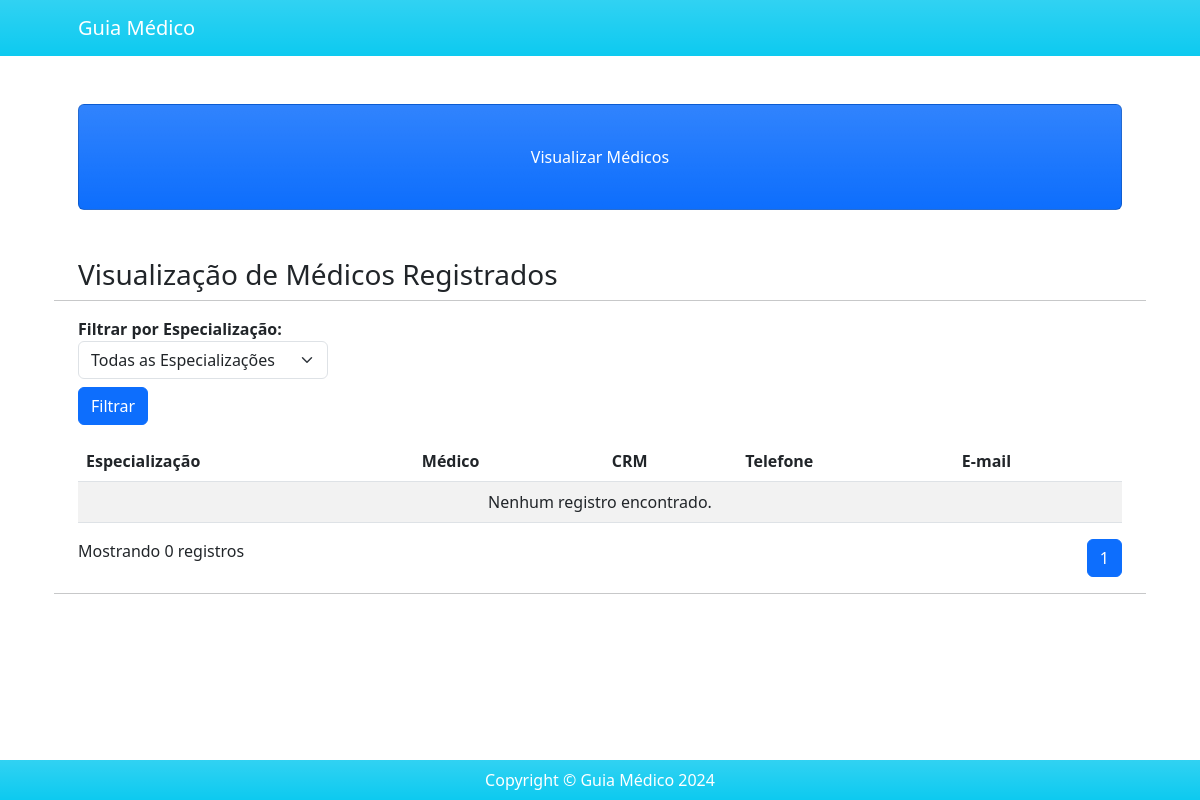
Page /visualizar/ on the earlier database version.
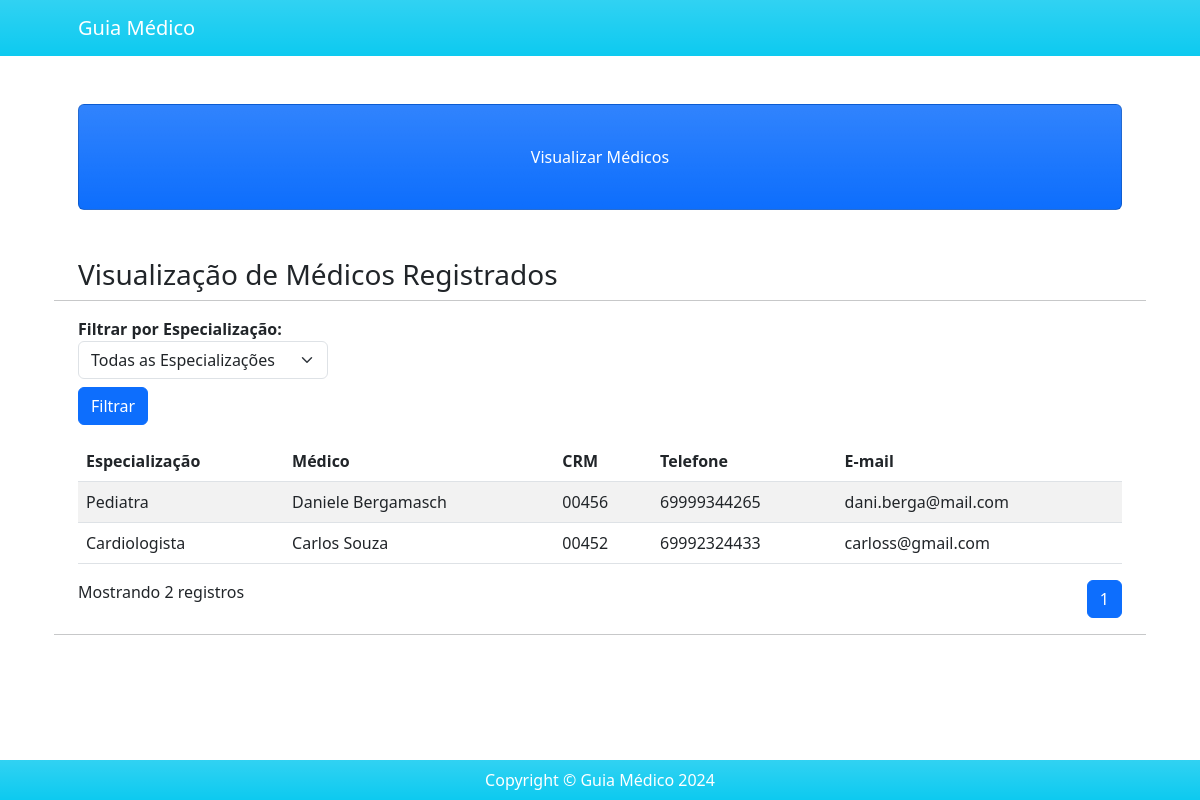
Same page on the later database version.
### usuarios/models.py (models this page shows)
class Medico(models.Model):
    nome_medico = models.CharField(max_length=200)
    especializacao = models.CharField(max_length=200)
    crm = models.CharField(max_length=10)
    email = models.EmailField(max_length=50)
    telefone = models.CharField(
        max_length=15,
        validators=[RegexValidator(regex=r'^\+?1?\d{9,15}$', message="Número de telefone inválido")])

### usuarios/views.py (the view)
# urls.py: path('visualizar/', views.visualizar_medicos, name = 'visualizar'),
def visualizar_medicos(request):
    especializacao_selecionada = request.POST.get('especializacao', '')
    if especializacao_selecionada:
        lista_medicos = Medico.objects.filter(especializacao=especializacao_selecionada)
    else:
        lista_medicos = Medico.objects.all()
    paginator = Paginator(lista_medicos, 8)  # Exibe 8 médicos por página
    page_number = request.GET.get('page')
    lista_medicos = paginator.get_page(page_number)
    lista_especializacoes = Medico.objects.values_list('especializacao', flat=True).distinct()
    return render(request, 'usuarios/visualizar.html', {
        'lista_medicos': lista_medicos,
        'lista_especializacoes': lista_especializacoes,
        'especializacao_selecionada': especializacao_selecionada
    })

### usuarios/templates/usuarios/visualizar.html (shortened to what this page needs)
{% extends 'usuarios/base.html' %}
{% block titulo %}Visualizar Médicos{% endblock %}
{% block conteudo %}
<h3>Visualização de Médicos Registrados</h3>
<hr>
<form action="{% url 'visualizar' %}" method="POST">
    <div class="filter mb-3">
        <label for="medicoEspecialidade"><strong>Filtrar por Especialização:</strong></label>
        <select name="especializacao" id="medicoEspecialidade" class="form-select" style="width: 250px;">
            <option value="">Todas as Especializações</option>
        </select>
        <button type="submit" class="btn btn-primary mt-2">Filtrar</button>
    </div>
</form>
<div class="table-responsive">
    <table class="table table-striped">
        <thead>
            <tr>
                <th>Especialização</th>
                <th>Médico</th>
                <th>CRM</th>
                <th>Telefone</th>
                <th>E-mail</th>
            </tr>
        </thead>
        <tbody>
        {% for medico in lista_medicos %}
            <tr>
                <td>{{ medico.especializacao }}</td>
                <td>{{ medico.nome_medico }}</td>
                <td>{{ medico.crm }}</td>
                <td>{{ medico.telefone }}</td>
                <td>{{ medico.email }}</td>
            </tr>
        {% empty %}
            <tr>
                <td colspan="5" class="text-center">Nenhum registro encontrado.</td>
            </tr>
        {% endfor %}
        </tbody>
    </table>
</div>
<div class="d-flex justify-content-between">
    <div>
        <p>Mostrando {{ lista_medicos.paginator.count }} registros</p>
    </div>
    <nav>
        <ul class="pagination">
            {% for i in lista_medicos.paginator.page_range %}
                {% if lista_medicos.number == i %}
                    <li class="page-item active"><a class="page-link" href="#">{{ i }}</a></li>
                {% else %}
                    <li class="page-item"><a class="page-link" href="?page={{ i }}">{{ i }}</a></li>
                {% endif %}
            {% endfor %}
        </ul>
    </nav>
</div>
<hr>
{% endblock %}

Differences in the rows shown:
added Medico: especializacao "Pediatra", nome_medico "Daniele Bergamasch", crm "00456", telefone "69999344265", email "dani.berga@mail.com"
added Medico: especializacao "Cardiologista", nome_medico "Carlos Souza", crm "00452", telefone "69992324433", email "carloss@gmail.com"
Other differences:
{{ lista_medicos.paginator.count }}: "0" → "2"
text no longer shown: "Nenhum registro encontrado."
